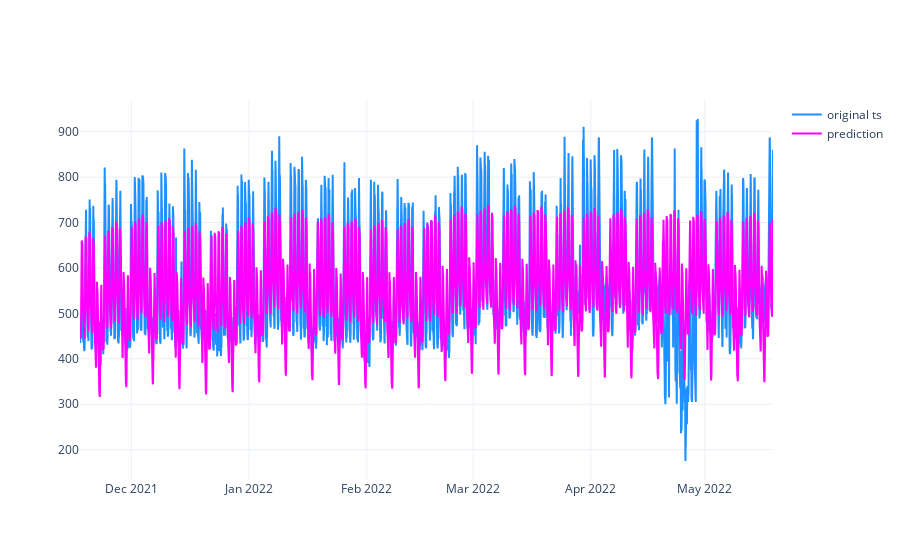

This figure's notebook cell:
### Code cell
p = go.Figure()
p.add_trace(go.Scatter(
    x = df.ds,
    y = df.y,
    mode = "lines",
    line = dict(color = "dodgerblue"),
    name = "original ts"
))
p.add_trace(go.Scatter(
    x = fcst.ds,
    y = fcst.yhat,
    mode = "lines",
    line = dict(color = "fuchsia"),
    name = "prediction"
))

p.show()

### Figure 1 — Plotly figure (JSON) as saved in the notebook; plotly's stock layout.template omitted (floating-point values rounded to 4 significant figures; data arrays with more than 128 entries replaced by an {"elided": "..."} marker saying what was removed)
{"data": [{"line": {"color": "dodgerblue"}, "mode": "lines", "name": "original ts", "type": "scatter", "x": {"elided": "4380 str values"}, "y": {"elided": "4380 int values"}}, {"line": {"color": "fuchsia"}, "mode": "lines", "name": "prediction", "type": "scatter", "x": {"elided": "4380 str values"}, "y": {"elided": "4380 float values"}}], "layout": {}}
